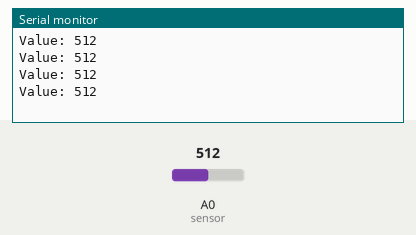
Simulated run of this sketch. Board: Arduino Uno, built with avr-gcc and run on an emulated ATmega328P. Parts: the last lines printed to the serial monitor. The test bench sets the inputs (shaded band); at power-on: A0 (sensor) = 512.

Above: at 1.2 s.
1.3 s: A0 (sensor) set to 716
At 1.71 s:
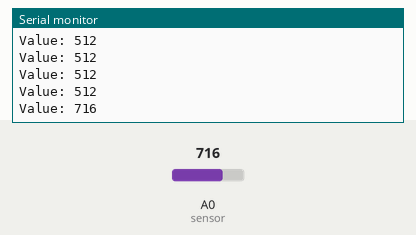
2.8 s: A0 (sensor) set to 900
At 2.91 s:
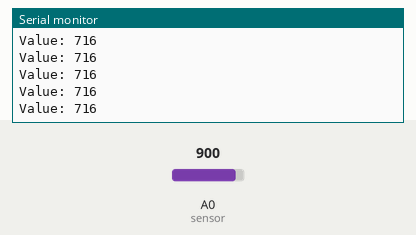
Timing chart, 0 to 5.8 s (numbered marks = the images above; inputs shaded):
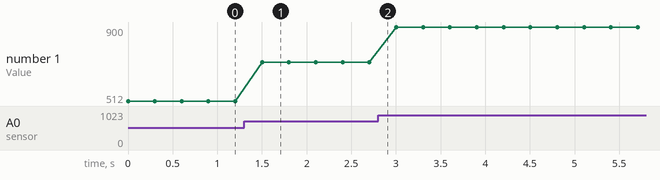

The sketch:

analog_hall.ino
```cpp
int sensor = A0;

void setup() {
    pinMode(sensor,INPUT);
    Serial.begin(9600);
}

void loop() {
    Serial.print("Value: ");
    Serial.println(analogRead(sensor));
    delay(300);
}
```

Measured:
- after the input at 1.3 s, the serial monitor: prints a new line after 0.20 s (image 1)
- plotted number 1: 512 → 716 after the input at 1.3 s, 716 → 900 after the input at 2.8 s
